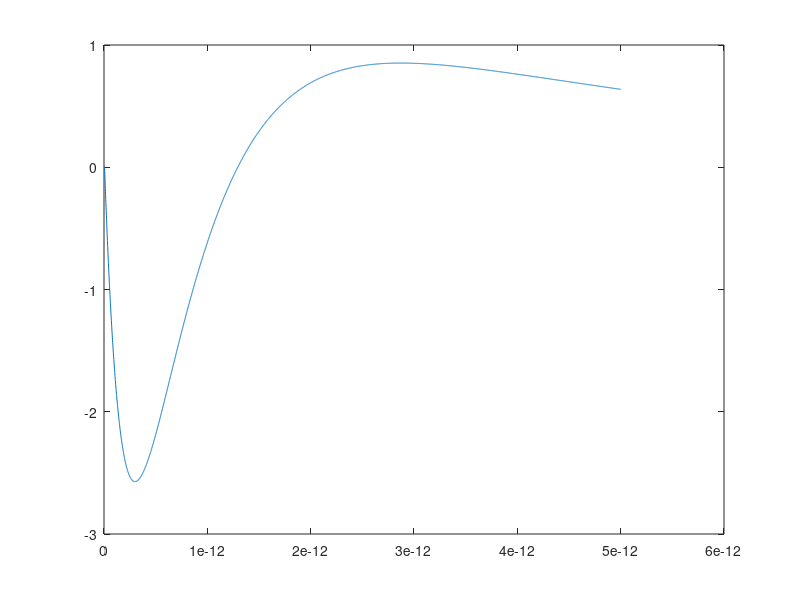

Here is the MATLAB script that generated this plot:
R1 = 5;
R2 = 10;
R3 = 15;
R4 = 20;
L1 = 10E-12;
L2 = 20E-12;
L3 = 10E-12;
h = 0.001e-12;
N = 5000;
IA = [zeros(1,5), ones(1,(N-5))];
VB = [zeros(1,5), 3*ones(1,(N-5))];

%        VN1       VN2       VN3   VN4        VN5  IR1 IL1 IR2 IL2 IR3 IL3 IR4
rR1 = [  1/R1,    -1/R1,        0,    0,         0, -1,  0,  0,  0,  0,  0,  0];
rL1 = [     0, h/(2*L1),        0,    0,         0,  0, -1,  0,  0,  0,  0,  0];
rR2 = [     0,     1/R2,    -1/R2,    0,         0,  0,  0, -1,  0,  0,  0,  0];
rL2 = [     0,        0, h/(2*L2),    0,         0,  0,  0,  0, -1,  0,  0,  0];
rR3 = [     0,        0,    -1/R3, 1/R3,         0,  0,  0,  0,  0, -1,  0,  0];
rL3 = [     0,        0, h/(2*L3),    0, -h/(2*L3),  0,  0,  0,  0,  0, -1,  0];
rR4 = [     0,        0,        0,    0,      1/R4,  0,  0,  0,  0,  0,  0, -1];
rN1 = [     0,        0,        0,    0,         0, -1,  0,  0,  0,  0,  0,  0];
rN2 = [     0,        0,        0,    0,         0,  1, -1, -1,  0,  0,  0,  0];
rN3 = [     0,        0,        0,    0,         0,  0,  0,  1, -1,  1, -1,  0];
rN5 = [     0,        0,        0,    0,         0,  0,  0,  0,  0,  0,  1, -1];
rV4 = [     0,        0,        0,    1,         0,  0,  0,  0,  0,  0,  0,  0]; % <-- voltage source at node 5

A = [rR1; rL1; rR2; rL2; rR3; rL3; rR4; rN1; rN2; rN3; rN5; rV4];
RHS = zeros(12,1);
LHS = zeros(12,1);
V1 = zeros(1, N);
V2 = zeros(1, N);
V3 = zeros(1, N);
V4 = zeros(1, N);
V5 = zeros(1, N);
T = zeros(1, N);

for i = 2:N
    V_N1 = LHS(1);
    V_N2 = LHS(2);
    V_N3 = LHS(3);
    V_N4 = LHS(4);
    V_N5 = LHS(5);
    I_R1 = LHS(6);
    I_L1 = LHS(7);
    I_R2 = LHS(8);
    I_L2 = LHS(9);
    I_R3 = LHS(10);
    I_L3 = LHS(11);
    I_R4 = LHS(12);
    RHS_R1 = 0;
    RHS_L1 = -h/(2*L1)*(V_N2) - I_L1;
    RHS_R2 = 0;
    RHS_L2 = -h/(2*L2)*(V_N3) - I_L2;
    RHS_R3 = 0;
    RHS_L3 = -h/(2*L3)*(V_N3 - V_N5) - I_L3;
    RHS_R4 = 0;
    RHS_N1 = IA(i);
    RHS_N2 = 0;
    RHS_N3 = 0;
    RHS_N5 = 0;
    RHS_V4 = VB(i);
    RHS = [RHS_R1; RHS_L1; RHS_R2; RHS_L2; RHS_R3; RHS_L3; RHS_R4; RHS_N1; RHS_N2; RHS_N3; RHS_N5; RHS_V4];
    LHS = A\RHS;
    V1(i) = LHS(1);
    V2(i) = LHS(2);
    V3(i) = LHS(3);
    V4(i) = LHS(4);
    V5(i) = LHS(5);
    T(i) = h*i;
end

figure(1);
plot(T, V5);